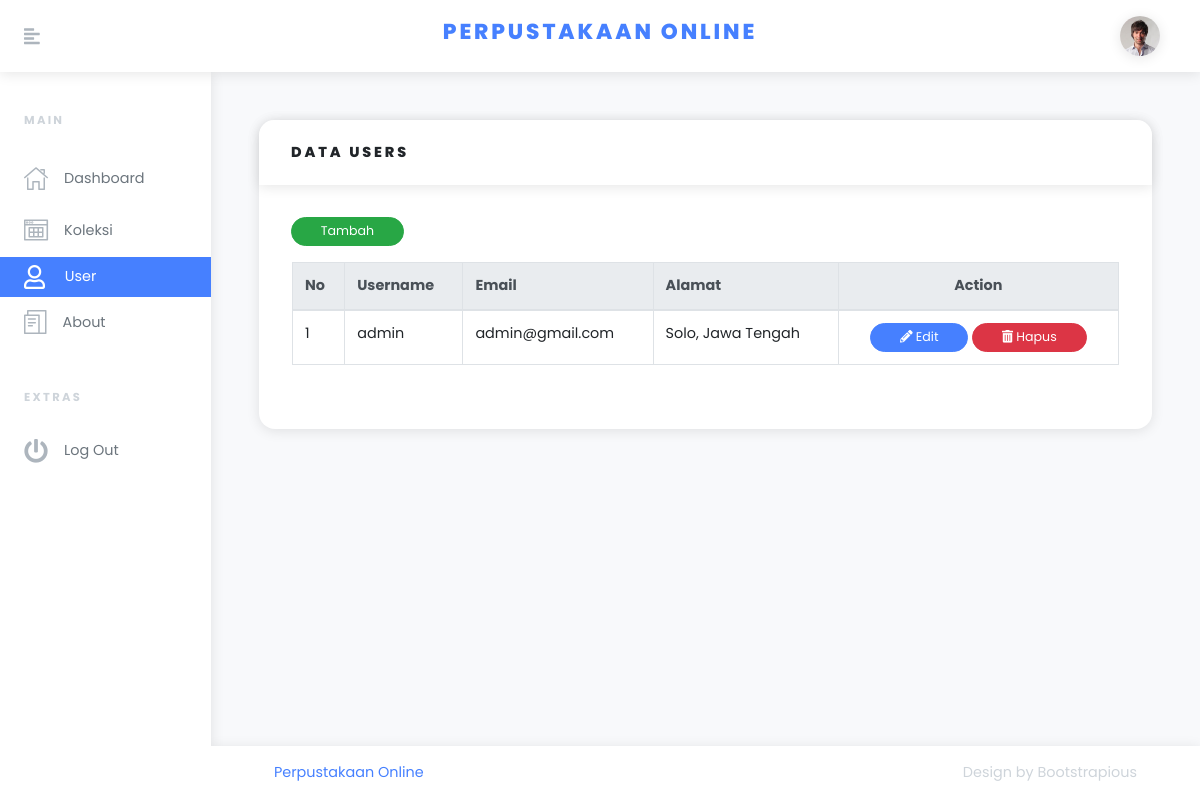
The page /index.php/perpus/users on the database its author committed.
### tables this page shows
CREATE TABLE `tbl_users` (
  `id_user` int(11) NOT NULL,
  `username` varchar(45) NOT NULL,
  `password` varchar(255) NOT NULL,
  `email` varchar(45) NOT NULL,
  `alamat` varchar(255) NOT NULL,
  `created_at` timestamp NOT NULL DEFAULT current_timestamp(),
  `updated_at` timestamp NULL DEFAULT NULL
);

### application/controllers/Perpus.php (called while the page is built, shortened)
<?php
class Perpus extends CI_Controller {
	public function __construct()
	{
		$this->load->model('M_perpus');
	}
	public function users(){
		$data['data'] = $this->M_perpus->get_users();
		$this->load->view('template/head.php');
		$this->load->view('template/navbar.php');
		$this->load->view('template/sidebar.php');
		$this->load->view('v_users.php',$data);
		$this->load->view('template/footer.php');
	}
}

### index.php (called while the page is built, shortened)
<?php
require_once BASEPATH.'core/CodeIgniter.php';

### application/models/M_perpus.php (called while the page is built, shortened)
<?php
class M_perpus extends CI_Model {
	public function get_users(){
		$query = $this->db->get('tbl_users')->result();
        return $query;
	}
}

### application/views/v_users.php (the view, shortened to what this page needs)
<div class="page-holder w-100 d-flex flex-wrap">
        <div class="container-fluid px-xl-5">
          <section class="py-3">
          </section>
          <section class="py-3">
            <div class="row mb-2">
              <div class="col-lg-12 mb-4 mb-lg-0">
                <div class="card">
                  <div class="card-header">
                    <h2 class="h6 text-uppercase mb-0">Data Users</h2>
                  </div>
                  <div class="card-body">
                  <button type="button" class="btn btn-sm btn-success" data-toggle="modal" data-target="#tambah_buku">
                              Tambah
                            </button>
                    <div class="row">
                    <div class="table-responsive p-3">
                        <table class="table table-bordered" id="table_user">
                          <thead class="thead-light">
                            <tr>
                              <th>No</th>
                              <th>Username</th>
                              <th>Email</th>
                              <th>Alamat</th>
                              <th><center>Action</center></th>
                            </tr>
                          </thead>
                          <tbody>
                            <?php $no=1;?>
                            <?php foreach($data as $i): ?>
                            <tr>
                              <td><?php echo $no++ ;?></td>
                              <td><?php echo $i->username ;?></td>
                              <td><?php echo $i->email ;?></td>
                              <td><?php echo $i->alamat ;?></td>
                              <td align=center>
                            <button type="button" class="btn btn-sm btn-primary" data-toggle="modal" data-target="#edit_koleksi<?= $no?>"><i class="fas fa-pencil-alt"></i>
                              Edit
                            </button>
                            <button type="button" class="btn btn-sm btn-danger" data-toggle="modal" data-target="#hapus_koleksi<?= $i->id_user?>">
                              <i class="fas fa-trash-alt" data-tolltip="tooltip" data-placement="top"></i>
                              Hapus
                            </button>
                        </td>
                            </tr>
                            <?php endforeach?>
                          </tbody>
                        </table>
                    </div>
                    </div>
                </div>
            </div>
            </div>
            </div>
        </section>
        </div>

### rows shown on the page
tbl_users: username "admin", email "admin@gmail.com", alamat "Solo, Jawa Tengah"
